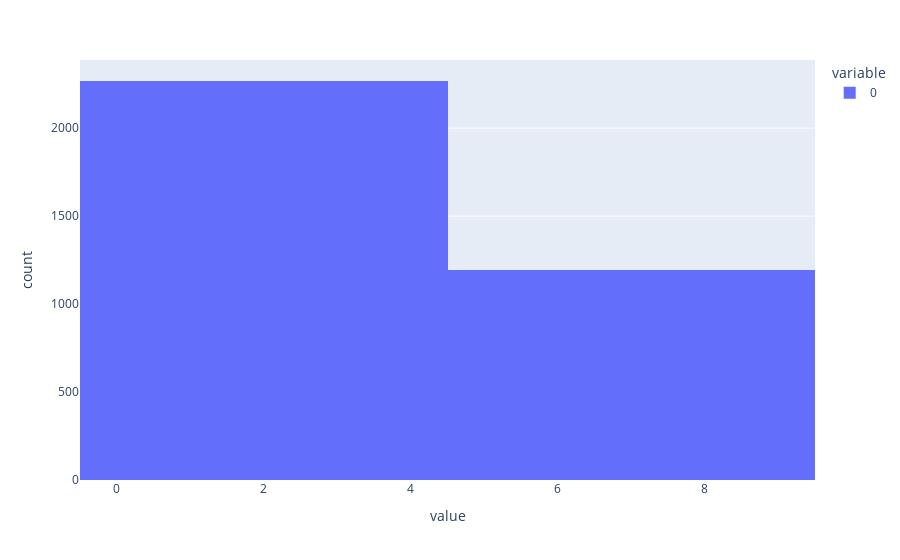

This figure's notebook cell:
### Code cell
px.histogram(preds)

### Figure 1 — Plotly figure (JSON) as saved in the notebook; plotly's stock layout.template omitted (floating-point values rounded to 4 significant figures; data arrays with more than 128 entries replaced by an {"elided": "..."} marker saying what was removed)
{"data": [{"alignmentgroup": "True", "bingroup": "x", "hovertemplate": "variable=0<br>value=%{x}<br>count=%{y}<extra></extra>", "legendgroup": "0", "marker": {"color": "#636efa", "pattern": {"shape": ""}}, "name": "0", "offsetgroup": "0", "orientation": "v", "showlegend": true, "type": "histogram", "x": {"elided": "3462 int values"}, "xaxis": "x", "yaxis": "y"}], "layout": {"autosize": true, "barmode": "relative", "legend": {"title": {"text": "variable"}, "tracegroupgap": 0}, "margin": {"t": 60}, "xaxis": {"anchor": "y", "autorange": true, "domain": [0, 1], "range": [-0.5, 9.5], "title": {"text": "value"}, "type": "linear"}, "yaxis": {"anchor": "x", "autorange": true, "domain": [0, 1], "range": [0, 2387.0], "title": {"text": "count"}}}}
